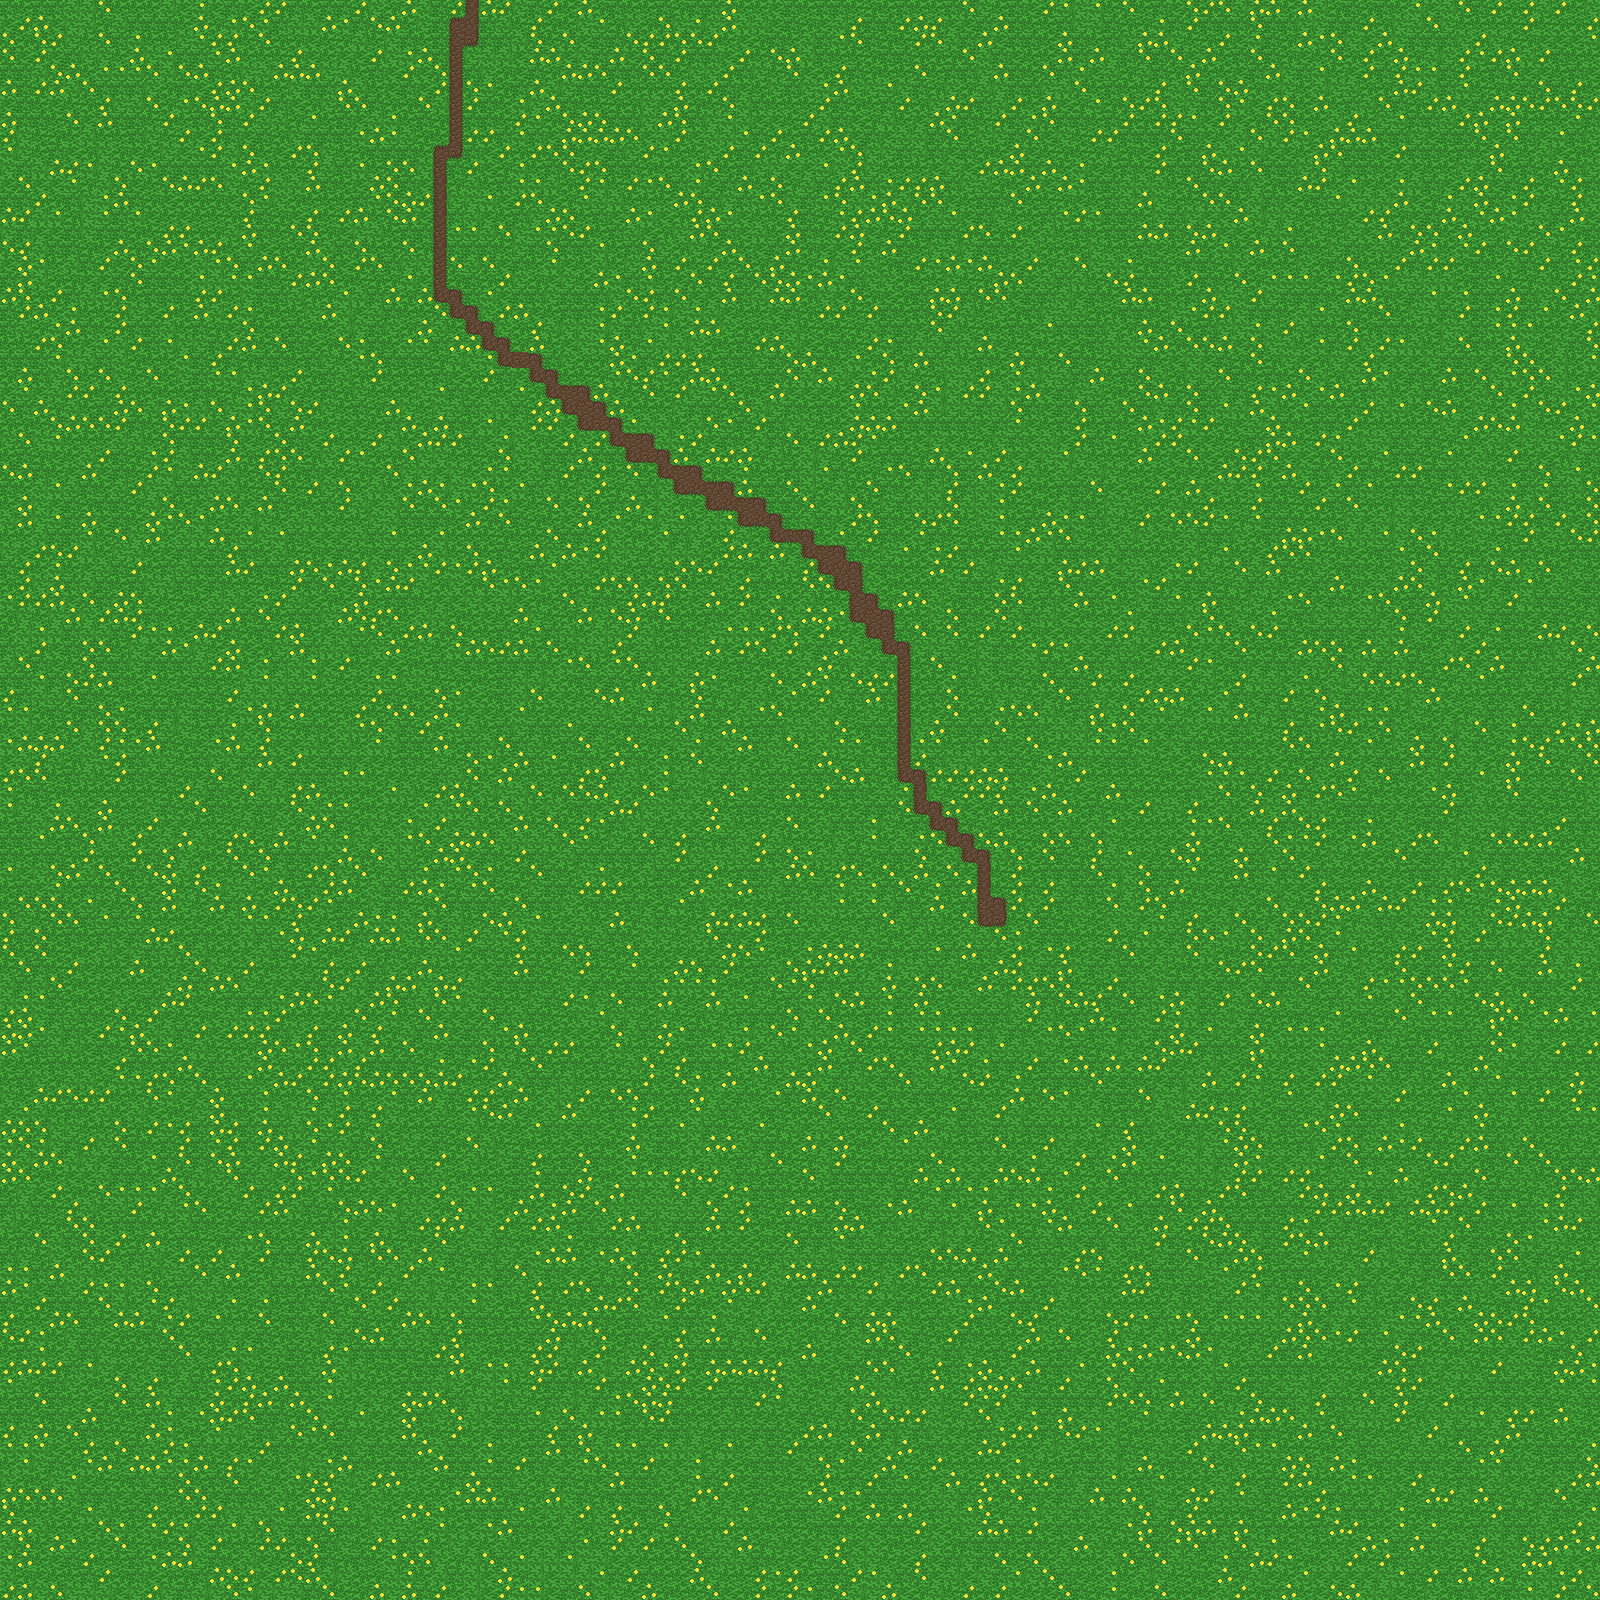

A level layout from a 2D game, rendered from its tile map. Below: a short description, then the map file with tile-grid data replaced by summaries:
An orthogonal 100x100 tile map with 16x16 px tiles, 1 tile layer (Tile Layer 1).

<map version="1.0" orientation="orthogonal" renderorder="right-down" width="100" height="100" tilewidth="16" tileheight="16">
 <tileset firstgid="1" name="tileset" tilewidth="16" tileheight="16">
  <image source="../images/tileset.png" width="128" height="64" />
  <terraintypes>
   <terrain name="Grass" tile="0" />
   <terrain name="Dirt" tile="4" />
  </terraintypes>
  <tile id="0" terrain="0,0,0,0" />
  <tile id="1" terrain="0,0,0,0" />
  <tile id="2" terrain="0,0,0,0" />
  <tile id="3" terrain="0,0,0,0" />
  <tile id="4" terrain="1,1,1,1" />
  <tile id="5" terrain="1,1,1,1" />
  <tile id="6" terrain="0,0,0,1" />
  <tile id="7" terrain="0,0,1,0" />
  <tile id="8" terrain="0,0,0,0" />
  <tile id="9" terrain="0,0,0,0" />
  <tile id="10" terrain="0,0,0,0" />
  <tile id="11" terrain="0,0,0,0" />
  <tile id="12" terrain="1,1,1,1" />
  <tile id="13" terrain="1,1,1,1" />
  <tile id="14" terrain="0,1,0,0" />
  <tile id="15" terrain="1,0,0,0" />
  <tile id="16" terrain="0,1,0,1" />
  <tile id="18" terrain="1,0,1,0" />
  <tile id="19" terrain="0,0,0,0" />
  <tile id="20" terrain="0,0,1,1" />
  <tile id="21" terrain="0,0,1,1" />
  <tile id="22" terrain="1,1,0,0" />
  <tile id="23" terrain="1,1,0,0" />
  <tile id="24" terrain="0,1,0,1" />
  <tile id="26" terrain="1,0,1,0" />
  <tile id="27" terrain="0,0,0,0" />
  <tile id="30" terrain="0,0,0,0" />
  <tile id="31" terrain="0,0,0,0" />
 </tileset>
 <layer name="Tile Layer 1" width="100" height="100">
  <data>[10000 cells, 10000 non-empty, 30 distinct tile ids]</data>
 </layer>
</map>